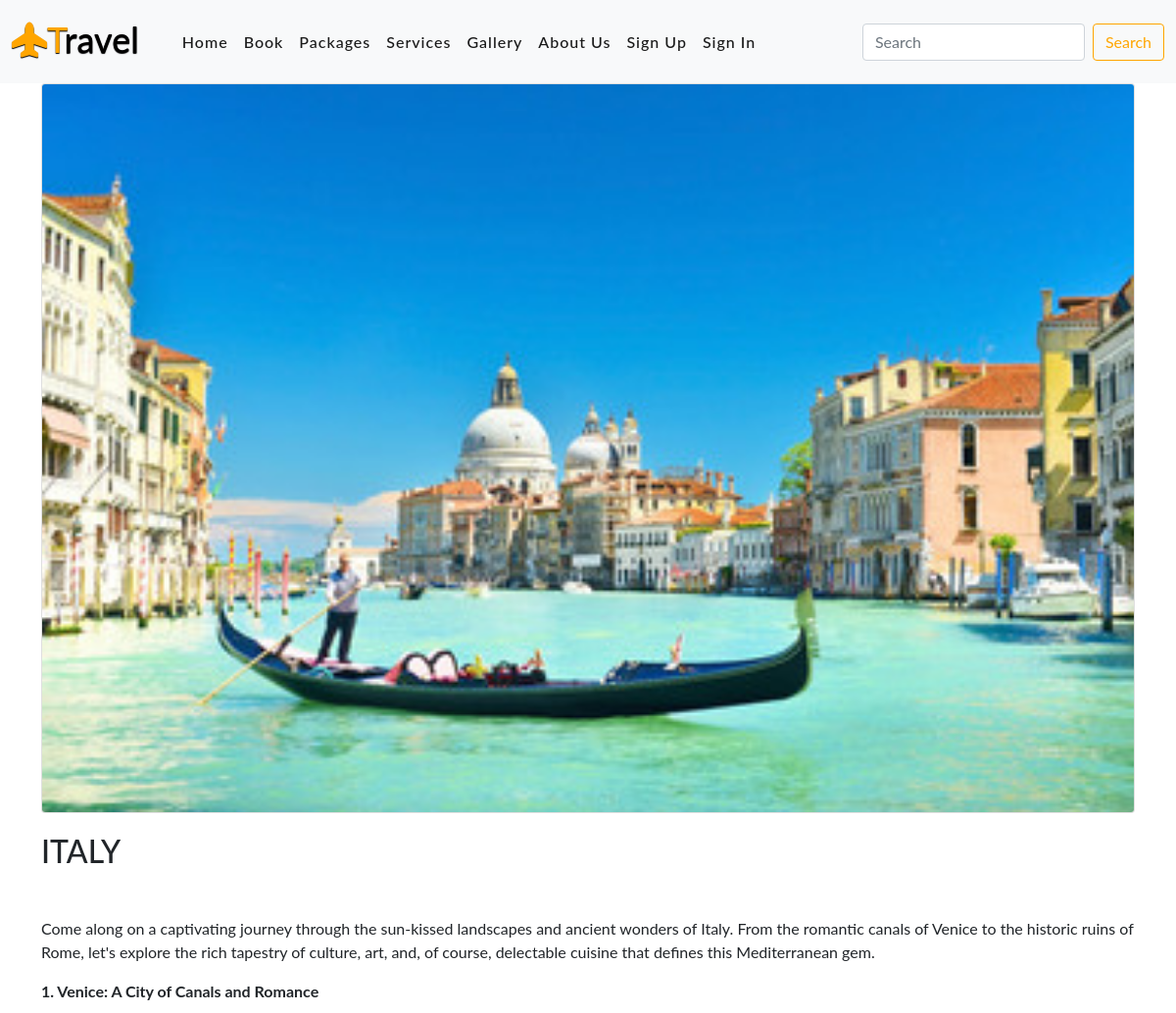
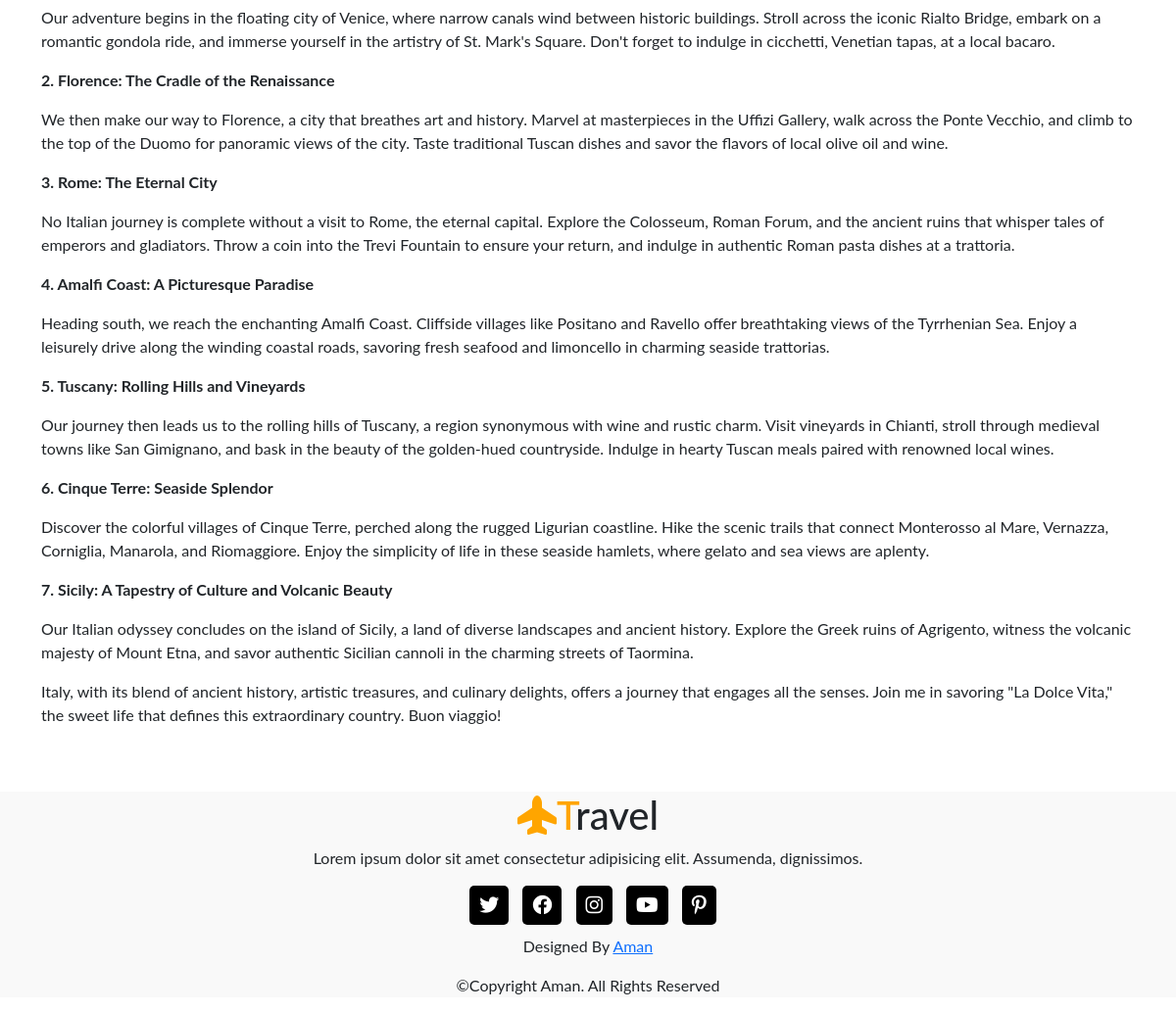
Screenshot of /packages/italy with the database file from the repository (2 pictures, top to bottom).
### blog/models.py (models this page shows, shortened)
class Packages(models.Model):
    pack_id = models.AutoField(primary_key=True)
    pack_img = models.ImageField(upload_to='packages/')
    title = models.CharField(max_length=100)
    description = models.TextField()
    price = models.CharField(max_length=20)
    url = models.CharField(max_length=50)
    add_date = models.DateTimeField(auto_now_add=True, null=False)

### blog/views.py (the view)
# urls.py: path('packages/<slug:url>', package),
def package(request, url):
    packs = Packages.objects.get(url=url)
    return render(request, 'package.html', {'packs': packs})

### template/package.html (shortened to what this page needs)
{% extends 'base.html' %}
{% block content %}
<div class="container">
    <div class="row">
        <div class="s12 12 l12">
            <img src="/media/{{packs.pack_img}}" class="card" style="width: 100%; margin-bottom: 20px;">
            <h2>{{packs.title}}</h2>
            <br>
            <p>
                {{packs.description | safe}}
            </p>
        </div>
    </div>
</div>
{% endblock %}

### blog/static/css/style1.css (style rules this page uses)
* { margin: 0; padding: 0; box-sizing: border-box; text-decoration: none; list-style: none; scroll-behavior: smooth; font-family: 'Lato', sans-serif; }

### rows the page displays
Packages: pack_img (picture), title "ITALY", description "Come along on a captivating journey through the sun-kissed landscapes and ancient wonders of Italy. From the romantic canals of Venice to the historic ruins of Rome, let's explore the rich tapestry of culture, art, and, of course, delectable cuisine that defines this Mediterranean gem. 1. Venice: A City of Canals and Romance Our adventure begins in the floating city of Venice, where narrow canals wind between historic buildings. Stroll across the iconic Rialto Bridge, embark on a romantic gondola ride, and immerse yourself in the artistry of St. Mark's Square. Don't forget to indulge in cicchetti, Venetian tapas, at a local bacaro. 2. Florence: The Cradle of the Renaissance We then make our…"
